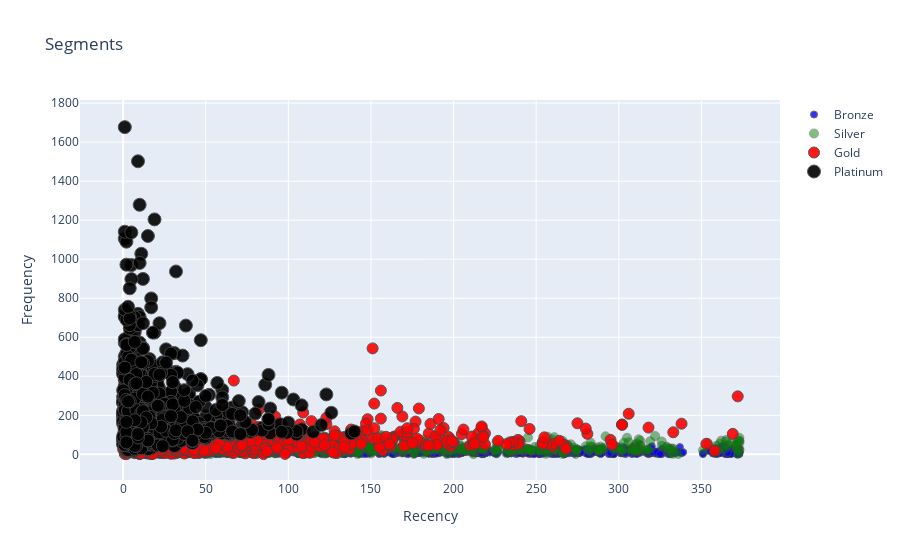
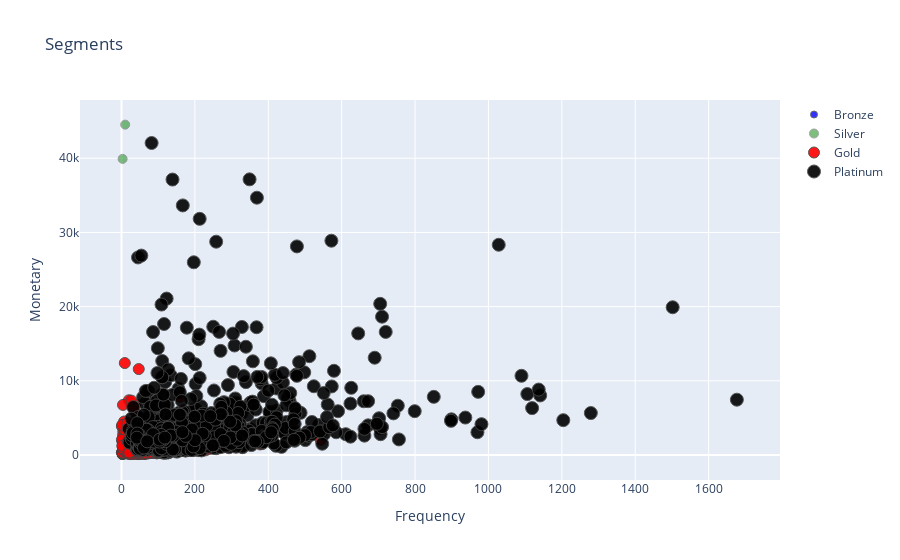

Notebook code for these charts, in order:
### Code cell
import chart_studio as cs
import plotly.offline as po
import plotly.graph_objs as gobj

#Recency Vs Frequency
graph = RFMScores.query("Monetary < 50000 and Frequency < 2000")

plot_data = [
    gobj.Scatter(
        x=graph.query("RFM_Loyalty_Level == 'Bronze'")['Recency'],
        y=graph.query("RFM_Loyalty_Level == 'Bronze'")['Frequency'],
        mode='markers',
        name='Bronze',
        marker= dict(size= 7,
            line= dict(width=1),
            color= 'blue',
            opacity= 0.8
           )
    ),
        gobj.Scatter(
        x=graph.query("RFM_Loyalty_Level == 'Silver'")['Recency'],
        y=graph.query("RFM_Loyalty_Level == 'Silver'")['Frequency'],
        mode='markers',
        name='Silver',
        marker= dict(size= 9,
            line= dict(width=1),
            color= 'green',
            opacity= 0.5
           )
    ),
        gobj.Scatter(
        x=graph.query("RFM_Loyalty_Level == 'Gold'")['Recency'],
        y=graph.query("RFM_Loyalty_Level == 'Gold'")['Frequency'],
        mode='markers',
        name='Gold',
        marker= dict(size= 11,
            line= dict(width=1),
            color= 'red',
            opacity= 0.9
           )
    ),
    gobj.Scatter(
        x=graph.query("RFM_Loyalty_Level == 'Platinum'")['Recency'],
        y=graph.query("RFM_Loyalty_Level == 'Platinum'")['Frequency'],
        mode='markers',
        name='Platinum',
        marker= dict(size= 13,
            line= dict(width=1),
            color= 'black',
            opacity= 0.9
           )
    ),
]

plot_layout = gobj.Layout(
        yaxis= {'title': "Frequency"},
        xaxis= {'title': "Recency"},
        title='Segments'
    )
fig = gobj.Figure(data=plot_data, layout=plot_layout)
po.iplot(fig)

#Frequency Vs Monetary
graph = RFMScores.query("Monetary < 50000 and Frequency < 2000")

plot_data = [
    gobj.Scatter(
        x=graph.query("RFM_Loyalty_Level == 'Bronze'")['Frequency'],
        y=graph.query("RFM_Loyalty_Level == 'Bronze'")['Monetary'],
        mode='markers',
        name='Bronze',
        marker= dict(size= 7,
            line= dict(width=1),
            color= 'blue',
            opacity= 0.8
           )
    ),
        gobj.Scatter(
        x=graph.query("RFM_Loyalty_Level == 'Silver'")['Frequency'],
        y=graph.query("RFM_Loyalty_Level == 'Silver'")['Monetary'],
        mode='markers',
        name='Silver',
        marker= dict(size= 9,
            line= dict(width=1),
            color= 'green',
            opacity= 0.5
           )
    ),
        gobj.Scatter(
        x=graph.query("RFM_Loyalty_Level == 'Gold'")['Frequency'],
        y=graph.query("RFM_Loyalty_Level == 'Gold'")['Monetary'],
        mode='markers',
        name='Gold',
        marker= dict(size= 11,
            line= dict(width=1),
            color= 'red',
            opacity= 0.9
           )
    ),
    gobj.Scatter(
        x=graph.query("RFM_Loyalty_Level == 'Platinum'")['Frequency'],
        y=graph.query("RFM_Loyalty_Level == 'Platinum'")['Monetary'],
        mode='markers',
        name='Platinum',
        marker= dict(size= 13,
            line= dict(width=1),
            color= 'black',
            opacity= 0.9
           )
    ),
]

plot_layout = gobj.Layout(
        yaxis= {'title': "Monetary"},
        xaxis= {'title': "Frequency"},
        title='Segments'
    )
fig = gobj.Figure(data=plot_data, layout=plot_layout)
po.iplot(fig)

#Recency Vs Monetary
graph = RFMScores.query("Monetary < 50000 and Frequency < 2000")

plot_data = [
    gobj.Scatter(
        x=graph.query("RFM_Loyalty_Level == 'Bronze'")['Recency'],
        y=graph.query("RFM_Loyalty_Level == 'Bronze'")['Monetary'],
        mode='markers',
        name='Bronze',
        marker= dict(size= 7,
            line= dict(width=1),
            color= 'blue',
            opacity= 0.8
           )
    ),
        gobj.Scatter(
        x=graph.query("RFM_Loyalty_Level == 'Silver'")['Recency'],
        y=graph.query("RFM_Loyalty_Level == 'Silver'")['Monetary'],
        mode='markers',
        name='Silver',
        marker= dict(size= 9,
            line= dict(width=1),
            color= 'green',
            opacity= 0.5
           )
    ),
        gobj.Scatter(
        x=graph.query("RFM_Loyalty_Level == 'Gold'")['Recency'],
        y=graph.query("RFM_Loyalty_Level == 'Gold'")['Monetary'],
        mode='markers',
        name='Gold',
        marker= dict(size= 11,
            line= dict(width=1),
            color= 'red',
            opacity= 0.9
           )
    ),
    gobj.Scatter(
        x=graph.query("RFM_Loyalty_Level == 'Platinum'")['Recency'],
        y=graph.query("RFM_Loyalty_Level == 'Platinum'")['Monetary'],
        mode='markers',
        name='Platinum',
        marker= dict(size= 13,
            line= dict(width=1),
            color= 'black',
            opacity= 0.9
           )
    ),
]

plot_layout = gobj.Layout(
        yaxis= {'title': "Monetary"},
        xaxis= {'title': "Recency"},
        title='Segments'
    )
fig = gobj.Figure(data=plot_data, layout=plot_layout)
po.iplot(fig)

### Figure 1 — Plotly figure (JSON) as saved in the notebook; plotly's stock layout.template omitted (floating-point values rounded to 4 significant figures; data arrays with more than 128 entries replaced by an {"elided": "..."} marker saying what was removed)
{"data": [{"marker": {"color": "blue", "line": {"width": 1}, "opacity": 0.8, "size": 7}, "mode": "markers", "name": "Bronze", "type": "scatter", "x": {"elided": "705 int values"}, "y": {"elided": "705 int values"}}, {"marker": {"color": "green", "line": {"width": 1}, "opacity": 0.5, "size": 9}, "mode": "markers", "name": "Silver", "type": "scatter", "x": {"elided": "894 int values"}, "y": {"elided": "894 int values"}}, {"marker": {"color": "red", "line": {"width": 1}, "opacity": 0.9, "size": 11}, "mode": "markers", "name": "Gold", "type": "scatter", "x": {"elided": "1180 int values"}, "y": {"elided": "1180 int values"}}, {"marker": {"color": "black", "line": {"width": 1}, "opacity": 0.9, "size": 13}, "mode": "markers", "name": "Platinum", "type": "scatter", "x": {"elided": "1123 int values"}, "y": {"elided": "1123 int values"}}], "layout": {"title": {"text": "Segments"}, "xaxis": {"title": {"text": "Recency"}}, "yaxis": {"title": {"text": "Frequency"}}}}

### Figure 2 — Plotly figure (JSON) as saved in the notebook; plotly's stock layout.template omitted (floating-point values rounded to 4 significant figures; data arrays with more than 128 entries replaced by an {"elided": "..."} marker saying what was removed)
{"data": [{"marker": {"color": "blue", "line": {"width": 1}, "opacity": 0.8, "size": 7}, "mode": "markers", "name": "Bronze", "type": "scatter", "x": {"elided": "705 int values"}, "y": {"elided": "705 float values"}}, {"marker": {"color": "green", "line": {"width": 1}, "opacity": 0.5, "size": 9}, "mode": "markers", "name": "Silver", "type": "scatter", "x": {"elided": "894 int values"}, "y": {"elided": "894 float values"}}, {"marker": {"color": "red", "line": {"width": 1}, "opacity": 0.9, "size": 11}, "mode": "markers", "name": "Gold", "type": "scatter", "x": {"elided": "1180 int values"}, "y": {"elided": "1180 float values"}}, {"marker": {"color": "black", "line": {"width": 1}, "opacity": 0.9, "size": 13}, "mode": "markers", "name": "Platinum", "type": "scatter", "x": {"elided": "1123 int values"}, "y": {"elided": "1123 float values"}}], "layout": {"title": {"text": "Segments"}, "xaxis": {"title": {"text": "Frequency"}}, "yaxis": {"title": {"text": "Monetary"}}}}
